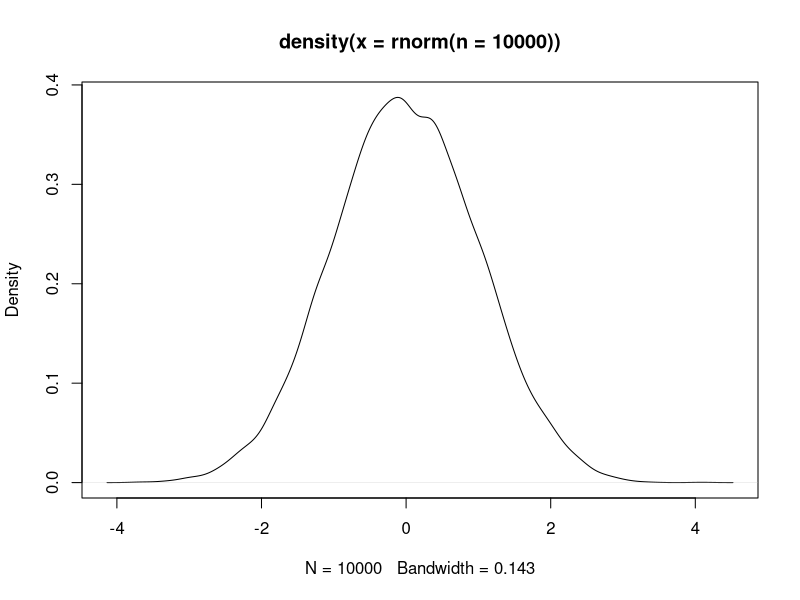

This chart was generated by the following R code:
## ---- chunk 1
require(knitr)
knitr::opts_chunk$set(echo = TRUE, 
                      message = FALSE, 
                      warning = F,
                      fig.align = 'center')


## ---- chunk 2
plot(density(rnorm(n=10000)))
